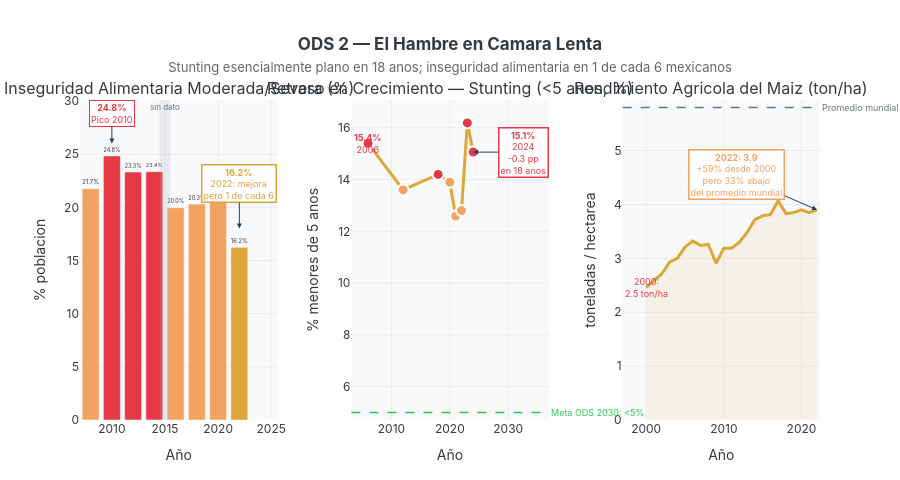

The code cell stored with this chart in its notebook:
### Markdown cell above
## Acto II — ODS 2: El Hambre en Cámara Lenta
En **18 años** el porcentaje de niños menores de 5 años con retraso en crecimiento (stunting)
pasó de **15.4 % (2006) a 15.1 % (2024)**: esencialmente sin movimiento.
La inseguridad alimentaria moderada o severa afectó al **20 % de los mexicanos** en 2020
y apenas se redujo a **16.2 %** en 2022. El rendimiento agrícola del maíz sí mejora
— pero parte tan bajo que en 2022 sigue **40 % por debajo del promedio mundial**.

### Code cell
# ══════════════════════════════════════════════════════════════════════════════
# FIGURA 2 — ODS 2: El Hambre en Cámara Lenta
# ══════════════════════════════════════════════════════════════════════════════
stunting    = get_serie('2.2.1')       # retraso en crecimiento
malnutricion = get_serie('2N.1.1')     # malnutricion <5 años
inseq_hist  = get_serie('2.1.2(2)')    # inseg alimentaria 2008-2014
inseq_rec   = get_serie('2.1.2(1)')    # inseg alimentaria 2016-2022
rendimiento = get_serie('2N.3.1')      # rendimiento maíz ton/ha

# Unir series de inseguridad alimentaria
inseq = pd.concat([inseq_hist, inseq_rec]).sort_values('periodo').drop_duplicates('periodo')

fig2 = make_subplots(
    rows=1, cols=3,
    subplot_titles=[
        'Inseguridad Alimentaria Moderada/Severa (%)',
        'Retraso en Crecimiento — Stunting (<5 anos, %)',
        'Rendimiento Agricola del Maiz (ton/ha)'
    ],
    horizontal_spacing=0.10
)

# ── Panel 1: Inseguridad alimentaria ─────────────────────────────────────────
inseq_colors = [C_VACIO if v > 22 else C_ESCASO if v > 18 else C_ODS2 for v in inseq['valor']]
fig2.add_trace(go.Bar(
    x=inseq['periodo'], y=inseq['valor'],
    marker_color=inseq_colors,
    marker_line_color='white', marker_line_width=0.5,
    text=['{:.1f}%'.format(v) for v in inseq['valor']],
    textposition='outside', textfont=dict(size=9),
    showlegend=False,
    hovertemplate='<b>%{x}</b><br>Inseg. alimentaria: <b>%{y:.1f}%</b><extra></extra>'
), row=1, col=1)

fig2.add_annotation(
    x=2010, y=26,
    text='<b>24.8%</b><br>Pico 2010',
    showarrow=True, arrowhead=2, ax=0, ay=-30,
    font=dict(size=9, color=C_VACIO),
    bgcolor='rgba(255,255,255,0.9)', bordercolor=C_VACIO, borderwidth=1,
    row=1, col=1
)
fig2.add_annotation(
    x=2022, y=18,
    text='<b>16.2%</b><br>2022: mejora<br>pero 1 de cada 6',
    showarrow=True, arrowhead=2, ax=0, ay=-45,
    font=dict(size=9, color=C_ODS2),
    bgcolor='rgba(255,255,255,0.9)', bordercolor=C_ODS2, borderwidth=1.5,
    row=1, col=1
)
# Span de datos faltantes 2015
fig2.add_vrect(
    x0=2014.5, x1=2015.5,
    fillcolor='rgba(173,181,189,0.2)', line_width=0,
    annotation_text='sin dato', annotation_position='top',
    annotation_font=dict(size=8, color='#6C757D'),
    row=1, col=1
)

# ── Panel 2: Stunting ─────────────────────────────────────────────────────────
st_colors = [C_VACIO if v > 14 else C_ESCASO if v > 10 else C_DATO for v in stunting['valor']]
fig2.add_trace(go.Scatter(
    x=stunting['periodo'], y=stunting['valor'],
    mode='lines+markers',
    line=dict(color=C_ODS2, width=3),
    marker=dict(size=11, color=st_colors, line=dict(width=2, color='white')),
    showlegend=False,
    hovertemplate='<b>%{x}</b><br>Stunting: <b>%{y:.1f}%</b><extra></extra>'
), row=1, col=2)

fig2.add_hline(
    y=5, line_width=1.5, line_dash='dash', line_color=C_DATO,
    annotation_text='Meta ODS 2030: <5%',
    annotation_position='right',
    annotation_font=dict(size=9, color=C_DATO),
    row=1, col=2
)
fig2.add_annotation(
    x=2006, y=15.4,
    text='<b>15.4%</b><br>2006',
    showarrow=False, font=dict(size=9, color=C_VACIO), row=1, col=2
)
fig2.add_annotation(
    x=2024, y=15.06,
    text='<b>15.1%</b><br>2024<br>-0.3 pp<br>en 18 anos',
    showarrow=True, arrowhead=2, ax=50, ay=0,
    font=dict(size=9, color=C_VACIO),
    bgcolor='rgba(255,255,255,0.9)', bordercolor=C_VACIO, borderwidth=1.5,
    row=1, col=2
)

# ── Panel 3: Rendimiento maíz ─────────────────────────────────────────────────
fig2.add_trace(go.Scatter(
    x=rendimiento['periodo'], y=rendimiento['valor'],
    mode='lines',
    line=dict(color=C_ODS2, width=3),
    fill='tozeroy', fillcolor='rgba(221,166,58,0.10)',
    showlegend=False,
    hovertemplate='<b>%{x}</b><br>Rendimiento maiz: <b>%{y:.2f} ton/ha</b><extra></extra>'
), row=1, col=3)

# Referencia mundial
fig2.add_hline(
    y=5.8, line_width=1.5, line_dash='dash', line_color='#6C757D',
    annotation_text='Promedio mundial ~5.8 ton/ha',
    annotation_position='right',
    annotation_font=dict(size=9, color='#6C757D'),
    row=1, col=3
)
fig2.add_annotation(
    x=2000, y=2.46, text='2000:<br>2.5 ton/ha', showarrow=False,
    font=dict(size=9, color=C_VACIO), row=1, col=3
)
fig2.add_annotation(
    x=2022, y=3.9,
    text='<b>2022: 3.9</b><br>+59% desde 2000<br>pero 33% abajo<br>del promedio mundial',
    showarrow=True, arrowhead=2, ax=-80, ay=-35,
    font=dict(size=9, color=C_ESCASO),
    bgcolor='rgba(255,255,255,0.9)', bordercolor=C_ESCASO, borderwidth=1.5,
    row=1, col=3
)

fig2.update_yaxes(showgrid=True, gridcolor='#E9ECEF')
fig2.update_xaxes(showgrid=True, gridcolor='#E9ECEF', title_text='Año')
fig2.update_yaxes(title_text='% poblacion', row=1, col=1)
fig2.update_yaxes(title_text='% menores de 5 anos', row=1, col=2)
fig2.update_yaxes(title_text='toneladas / hectarea', row=1, col=3)

fig2.update_layout(
    title=dict(
        text='<b>ODS 2 — El Hambre en Camara Lenta</b><br>'
             '<span style="font-size:13px;color:#666;font-weight:normal">'
             'Stunting esencialmente plano en 18 anos; inseguridad alimentaria en 1 de cada 6 mexicanos</span>',
        x=0.5, xanchor='center'
    ),
    height=480, plot_bgcolor=C_FONDO, paper_bgcolor='white',
    font=dict(family='Inter, Arial, sans-serif', color=C_LINEA),
    margin=dict(t=100, b=60)
)
fig2.show()

### Figure 1 — Plotly figure (JSON) as saved in the notebook; plotly's stock layout.template omitted (floating-point values rounded to 4 significant figures)
{"data": [{"hovertemplate": "<b>%{x}</b><br>Inseg. alimentaria: <b>%{y:.1f}%</b><extra></extra>", "marker": {"color": ["#F4A261", "#E63946", "#E63946", "#E63946", "#F4A261", "#F4A261", "#F4A261", "#DDA63A"], "line": {"color": "white", "width": 0.5}}, "showlegend": false, "text": ["21.7%", "24.8%", "23.3%", "23.4%", "20.0%", "20.3%", "20.7%", "16.2%"], "textfont": {"size": 9}, "textposition": "outside", "type": "bar", "x": [2008, 2010, 2012, 2014, 2016, 2018, 2020, 2022], "xaxis": "x", "y": [21.74, 24.83, 23.32, 23.35, 19.97, 20.31, 20.74, 16.23], "yaxis": "y"}, {"hovertemplate": "<b>%{x}</b><br>Stunting: <b>%{y:.1f}%</b><extra></extra>", "line": {"color": "#DDA63A", "width": 3}, "marker": {"color": ["#E63946", "#F4A261", "#E63946", "#F4A261", "#F4A261", "#F4A261", "#E63946", "#E63946"], "line": {"color": "white", "width": 2}, "size": 11}, "mode": "lines+markers", "showlegend": false, "type": "scatter", "x": [2006, 2012, 2018, 2020, 2021, 2022, 2023, 2024], "xaxis": "x2", "y": [15.4, 13.6, 14.2, 13.9, 12.59, 12.8, 16.19, 15.06], "yaxis": "y2"}, {"fill": "tozeroy", "fillcolor": "rgba(221,166,58,0.10)", "hovertemplate": "<b>%{x}</b><br>Rendimiento maiz: <b>%{y:.2f} ton/ha</b><extra></extra>", "line": {"color": "#DDA63A", "width": 3}, "mode": "lines", "showlegend": false, "type": "scatter", "x": [2000, 2001, 2002, 2003, 2004, 2005, 2006, 2007, 2008, 2009, 2010, 2011, 2012, 2013, 2014, 2015, 2016, 2017, 2018, 2019, 2020, 2021, 2022], "xaxis": "x3", "y": [2.46, 2.58, 2.71, 2.93, 3.0, 3.21, 3.32, 3.24, 3.26, 2.91, 3.19, 3.19, 3.3, 3.48, 3.72, 3.79, 3.81, 4.07, 3.83, 3.85, 3.9, 3.85, 3.9], "yaxis": "y3"}], "layout": {"annotations": [{"font": {"size": 16}, "showarrow": false, "text": "Inseguridad Alimentaria Moderada/Severa (%)", "x": 0.1333, "xanchor": "center", "xref": "paper", "y": 1, "yanchor": "bottom", "yref": "paper"}, {"font": {"size": 16}, "showarrow": false, "text": "Retraso en Crecimiento — Stunting (<5 anos, %)", "x": 0.5, "xanchor": "center", "xref": "paper", "y": 1, "yanchor": "bottom", "yref": "paper"}, {"font": {"size": 16}, "showarrow": false, "text": "Rendimiento Agricola del Maiz (ton/ha)", "x": 0.8667, "xanchor": "center", "xref": "paper", "y": 1, "yanchor": "bottom", "yref": "paper"}, {"arrowhead": 2, "ax": 0, "ay": -30, "bgcolor": "rgba(255,255,255,0.9)", "bordercolor": "#E63946", "borderwidth": 1, "font": {"color": "#E63946", "size": 9}, "showarrow": true, "text": "<b>24.8%</b><br>Pico 2010", "x": 2010, "xref": "x", "y": 26, "yref": "y"}, {"arrowhead": 2, "ax": 0, "ay": -45, "bgcolor": "rgba(255,255,255,0.9)", "bordercolor": "#DDA63A", "borderwidth": 1.5, "font": {"color": "#DDA63A", "size": 9}, "showarrow": true, "text": "<b>16.2%</b><br>2022: mejora<br>pero 1 de cada 6", "x": 2022, "xref": "x", "y": 18, "yref": "y"}, {"font": {"color": "#6C757D", "size": 8}, "showarrow": false, "text": "sin dato", "x": 2015, "xanchor": "center", "xref": "x", "y": 1, "yanchor": "top", "yref": "y domain"}, {"font": {"color": "#2DC653", "size": 9}, "showarrow": false, "text": "Meta ODS 2030: <5%", "x": 1, "xanchor": "left", "xref": "x2 domain", "y": 5, "yanchor": "middle", "yref": "y2"}, {"font": {"color": "#E63946", "size": 9}, "showarrow": false, "text": "<b>15.4%</b><br>2006", "x": 2006, "xref": "x2", "y": 15.4, "yref": "y2"}, {"arrowhead": 2, "ax": 50, "ay": 0, "bgcolor": "rgba(255,255,255,0.9)", "bordercolor": "#E63946", "borderwidth": 1.5, "font": {"color": "#E63946", "size": 9}, "showarrow": true, "text": "<b>15.1%</b><br>2024<br>-0.3 pp<br>en 18 anos", "x": 2024, "xref": "x2", "y": 15.06, "yref": "y2"}, {"font": {"color": "#6C757D", "size": 9}, "showarrow": false, "text": "Promedio mundial ~5.8 ton/ha", "x": 1, "xanchor": "left", "xref": "x3 domain", "y": 5.8, "yanchor": "middle", "yref": "y3"}, {"font": {"color": "#E63946", "size": 9}, "showarrow": false, "text": "2000:<br>2.5 ton/ha", "x": 2000, "xref": "x3", "y": 2.46, "yref": "y3"}, {"arrowhead": 2, "ax": -80, "ay": -35, "bgcolor": "rgba(255,255,255,0.9)", "bordercolor": "#F4A261", "borderwidth": 1.5, "font": {"color": "#F4A261", "size": 9}, "showarrow": true, "text": "<b>2022: 3.9</b><br>+59% desde 2000<br>pero 33% abajo<br>del promedio mundial", "x": 2022, "xref": "x3", "y": 3.9, "yref": "y3"}], "font": {"color": "#343A40", "family": "Inter, Arial, sans-serif"}, "height": 480, "margin": {"b": 60, "t": 100}, "paper_bgcolor": "white", "plot_bgcolor": "#F8F9FA", "shapes": [{"fillcolor": "rgba(173,181,189,0.2)", "line": {"width": 0}, "type": "rect", "x0": 2014.0, "x1": 2016.0, "xref": "x", "y0": 0, "y1": 1, "yref": "y domain"}, {"line": {"color": "#2DC653", "dash": "dash", "width": 1.5}, "type": "line", "x0": 0, "x1": 1, "xref": "x2 domain", "y0": 5, "y1": 5, "yref": "y2"}, {"line": {"color": "#6C757D", "dash": "dash", "width": 1.5}, "type": "line", "x0": 0, "x1": 1, "xref": "x3 domain", "y0": 5.8, "y1": 5.8, "yref": "y3"}], "title": {"text": "<b>ODS 2 — El Hambre en Camara Lenta</b><br><span style=\"font-size:13px;color:#666;font-weight:normal\">Stunting esencialmente plano en 18 anos; inseguridad alimentaria en 1 de cada 6 mexicanos</span>", "x": 0.5, "xanchor": "center"}, "xaxis": {"anchor": "y", "domain": [0, 0.2667], "gridcolor": "#E9ECEF", "showgrid": true, "title": {"text": "Año"}}, "xaxis2": {"anchor": "y2", "domain": [0.3667, 0.6333], "gridcolor": "#E9ECEF", "showgrid": true, "title": {"text": "Año"}}, "xaxis3": {"anchor": "y3", "domain": [0.7333, 1], "gridcolor": "#E9ECEF", "showgrid": true, "title": {"text": "Año"}}, "yaxis": {"anchor": "x", "domain": [0, 1], "gridcolor": "#E9ECEF", "showgrid": true, "title": {"text": "% poblacion"}}, "yaxis2": {"anchor": "x2", "domain": [0, 1], "gridcolor": "#E9ECEF", "showgrid": true, "title": {"text": "% menores de 5 anos"}}, "yaxis3": {"anchor": "x3", "domain": [0, 1], "gridcolor": "#E9ECEF", "showgrid": true, "title": {"text": "toneladas / hectarea"}}}}
